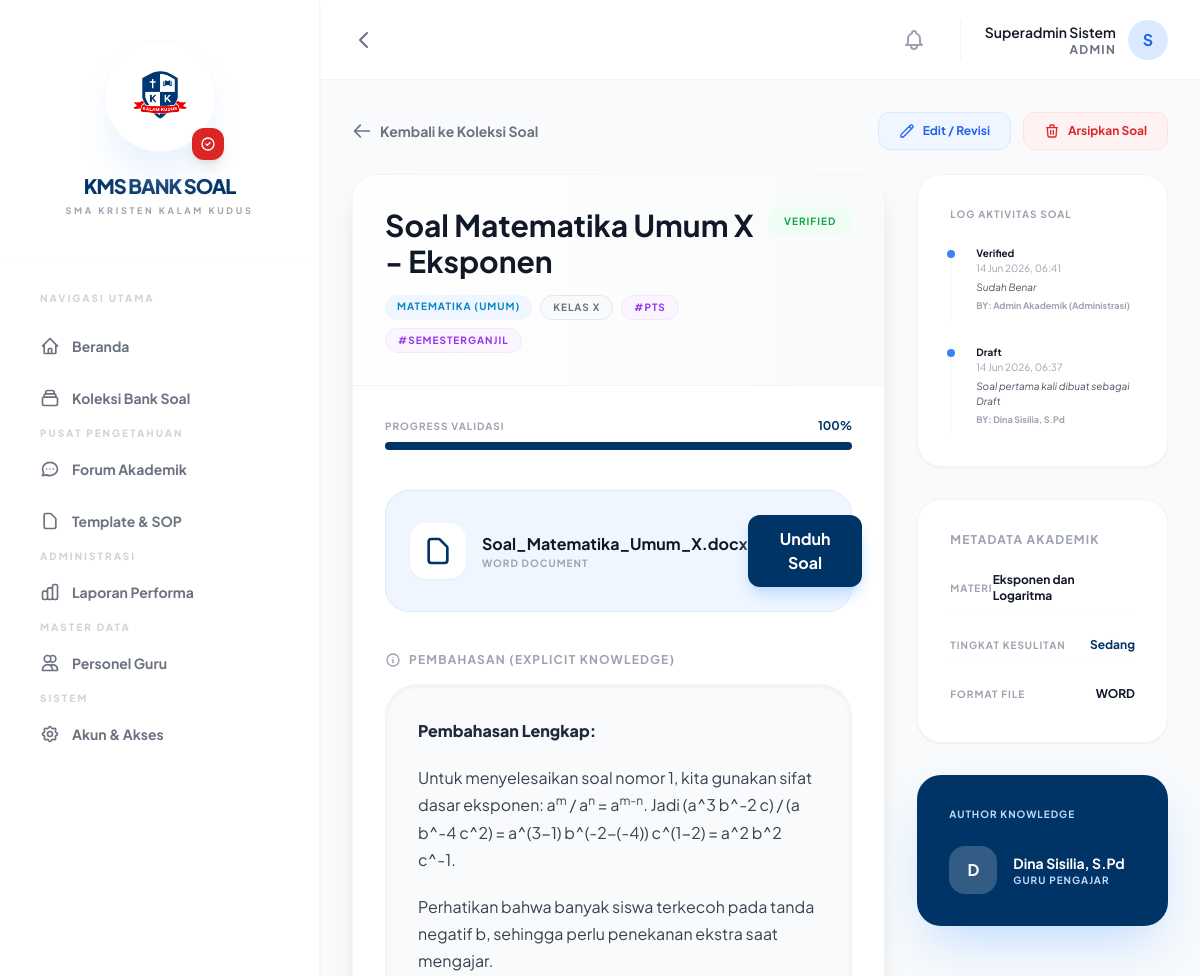
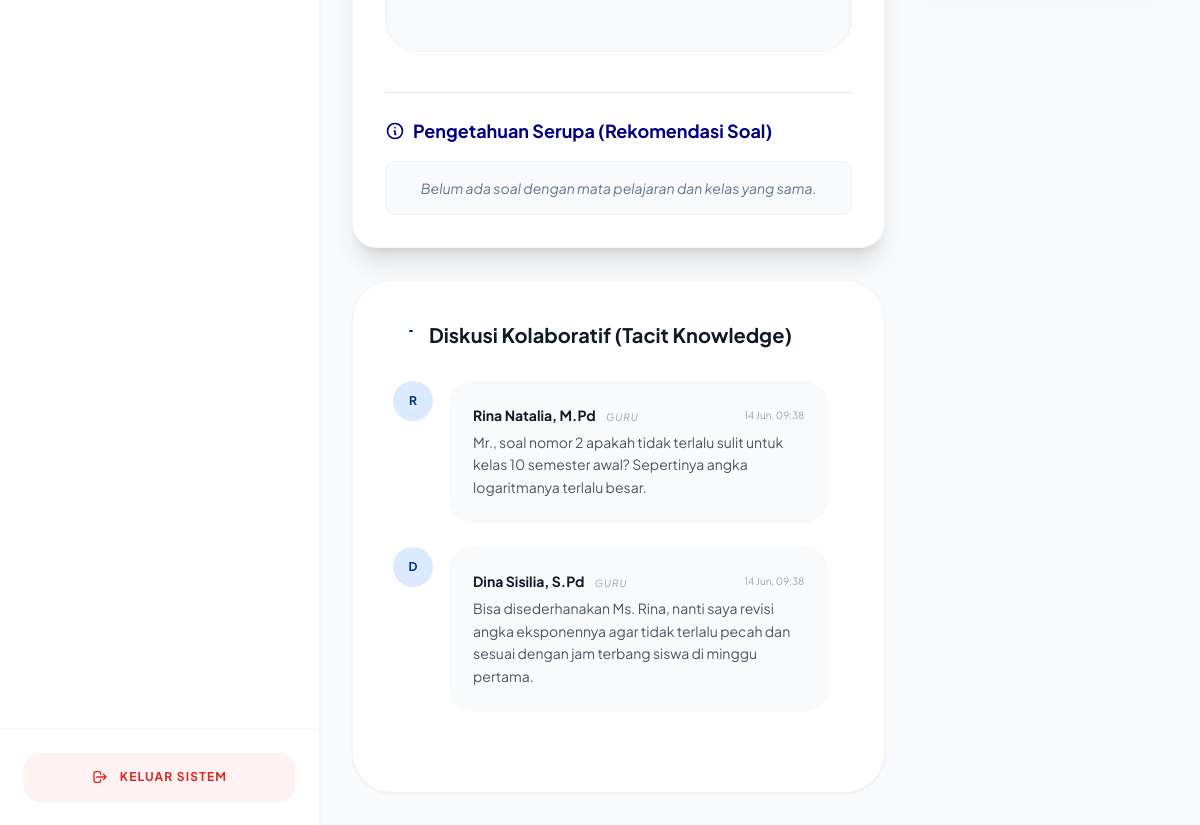
The page /view-soal.php?id=1 (signed in) on the database its author committed (2 pictures, top to bottom).
### tables this page shows
CREATE TABLE `questions` (
  `id` int(11) NOT NULL,
  `title` varchar(255) NOT NULL,
  `class_id` int(11) DEFAULT NULL,
  `category_id` int(11) DEFAULT NULL,
  `materi` varchar(255) NOT NULL,
  `content` longtext DEFAULT NULL,
  `file_path` varchar(255) DEFAULT NULL,
  `original_name` varchar(255) DEFAULT NULL,
  `file_type` varchar(50) DEFAULT NULL,
  `explanation` longtext NOT NULL,
  `difficulty` enum('Mudah','Sedang','Sulit') DEFAULT 'Sedang',
  `tingkat_kognitif` enum('C1 - Mengingat','C2 - Memahami','C3 - Mengaplikasikan','C4 - Menganalisis','C5 - Mengevaluasi','C6 - Mencipta') DEFAULT 'C2 - Memahami',
  `jenis_soal` enum('Pilihan Ganda','Essay','Isian Singkat','Praktikum','Lainnya') DEFAULT 'Pilihan Ganda',
  `tags` varchar(255) DEFAULT NULL,
  `status` enum('Draft','Review','Verified') DEFAULT 'Draft',
  `is_archived` tinyint(1) DEFAULT 0,
  `view_count` int(11) DEFAULT 0,
  `download_count` int(11) DEFAULT 0,
  `uploader_id` int(11) DEFAULT NULL,
  `created_at` timestamp NOT NULL DEFAULT current_timestamp(),
  `updated_at` timestamp NOT NULL DEFAULT current_timestamp() ON UPDATE current_timestamp()
);

CREATE TABLE `categories` (
  `id` int(11) NOT NULL,
  `code` varchar(20) NOT NULL,
  `name` varchar(100) NOT NULL,
  `description` text DEFAULT NULL
);

CREATE TABLE `classes` (
  `id` int(11) NOT NULL,
  `name` varchar(20) NOT NULL
);

CREATE TABLE `discussions` (
  `id` int(11) NOT NULL,
  `question_id` int(11) DEFAULT NULL,
  `actor_id` int(11) DEFAULT NULL,
  `comment` text NOT NULL,
  `created_at` timestamp NOT NULL DEFAULT current_timestamp(),
  `is_edited` tinyint(1) DEFAULT 0
);

CREATE TABLE `question_status_logs` (
  `id` int(11) NOT NULL,
  `question_id` int(11) DEFAULT NULL,
  `actor_id` int(11) DEFAULT NULL,
  `old_status` varchar(50) DEFAULT NULL,
  `new_status` varchar(50) DEFAULT NULL,
  `notes` text DEFAULT NULL,
  `created_at` timestamp NOT NULL DEFAULT current_timestamp()
);

### view-soal.php (the view, shortened to what the rows shown need)
<?php
require_once 'includes/header.php';
$id = $_GET['id'] ?? null;
$stmt = $pdo->prepare("SELECT q.*, c.name as category_name, cl.name as class_name,
                       COALESCE(
                           (SELECT full_name FROM staff WHERE identity_id = q.uploader_id),
                           (SELECT full_name FROM teachers WHERE identity_id = q.uploader_id)
                       ) as uploader_name
                       FROM questions q
                       LEFT JOIN categories c ON q.category_id = c.id
                       LEFT JOIN classes cl ON q.class_id = cl.id
                       WHERE q.id = ?");
$stmt->execute([$id]);
$q = $stmt->fetch();
$stmt = $pdo->prepare("SELECT l.*,
                       COALESCE(
                           (SELECT full_name FROM staff WHERE identity_id = l.actor_id),
                           (SELECT full_name FROM teachers WHERE identity_id = l.actor_id)
                       ) as full_name,
                       COALESCE(
                           (SELECT r.role_name FROM staff s JOIN roles r ON s.role_id = r.id WHERE s.identity_id = l.actor_id),
                           'Guru'
                       ) as role_name
                       FROM question_status_logs l
                       WHERE l.question_id = ?
                       ORDER BY l.created_at DESC");
$stmt->execute([$id]);
$statusLogs = $stmt->fetchAll();
$stmt = $pdo->prepare("SELECT di.*,
                       COALESCE(
                           (SELECT full_name FROM staff WHERE identity_id = di.actor_id),
                           (SELECT full_name FROM teachers WHERE identity_id = di.actor_id)
                       ) as full_name,
                       COALESCE(
                           (SELECT r.role_name FROM staff s JOIN roles r ON s.role_id = r.id WHERE s.identity_id = di.actor_id),
                           'Guru'
                       ) as role_name
                       FROM discussions di
                       WHERE di.question_id = ?
                       ORDER BY di.created_at ASC");
$stmt->execute([$id]);
$stmt->execute([$id]);
$discussions = $stmt->fetchAll();
$progress = 33;
if ($q['status'] == STATUS_VERIFIED) $progress = 100;
?>
<div class="grid grid-cols-1 lg:grid-cols-3 gap-8">
    <div class="lg:col-span-2 space-y-8">
        <div class="bg-white rounded-3xl border border-gray-100 shadow-xl overflow-hidden">
            <div class="p-8 border-b border-gray-100 flex flex-col md:flex-row md:justify-between items-start bg-gradient-to-r from-white to-gray-50">
                <div class="mb-4 md:mb-0">
                    <h2 class="text-2xl md:text-3xl font-bold text-gray-900 leading-tight break-words"><?php echo $q['title']; ?></h2>
                    <div class="flex flex-wrap gap-2 mt-4">
                        <span class="px-3 py-1 bg-blue-50 text-sky-600 text-[10px] font-bold rounded-full uppercase tracking-widest"><?php echo $q['category_name']; ?></span>
                        <span class="px-3 py-1 bg-gray-50 text-gray-500 border border-gray-200 text-[10px] font-bold rounded-full uppercase tracking-widest">KELAS <?php echo $q['class_name']; ?></span>
                        <?php if (!empty($q['tags'])): ?>
                            <?php $tags = explode(',', $q['tags']); foreach ($tags as $tag): ?>
                            <span class="px-3 py-1 bg-purple-50 text-purple-600 text-[10px] font-bold rounded-full uppercase tracking-widest border border-purple-100">#<?php echo trim($tag); ?></span>
                            <?php endforeach; ?>
                        <?php endif; ?>
                    </div>
                </div>
                <div class="md:text-right shrink-0">
                    <span class="px-4 py-2 rounded-xl text-[10px] font-bold uppercase tracking-widest <?php
                        echo $q['status'] == STATUS_VERIFIED ? 'bg-green-50 text-green-600' : ($q['status'] == STATUS_REVIEW ? 'bg-yellow-50 text-yellow-600' : 'bg-gray-100 text-gray-400');
                    ?>">
                        <?php echo $q['status']; ?>
                    </span>
                </div>
            </div>
            <div class="p-8">
                <div class="mb-10">
                    <div class="flex justify-between items-center mb-2">
                        <span class="text-[10px] font-bold text-gray-400 uppercase tracking-widest">Progress Validasi</span>
                        <span class="text-xs font-bold text-primary"><?php echo $progress; ?>%</span>
                    </div>
                </div>
                <?php if ($q['file_path']): ?>
                <div class="flex flex-col sm:flex-row sm:items-center sm:justify-between p-6 bg-blue-50 border border-blue-100 rounded-3xl mb-10 group hover:border-blue-300 transition-colors space-y-4 sm:space-y-0">
                    <div class="flex items-center space-x-4">
                        <div class="p-3 bg-white rounded-2xl text-primary shadow-sm group-hover:scale-110 transition-transform shrink-0">
                            <svg class="w-8 h-8" fill="none" stroke="currentColor" viewBox="0 0 24 24"><path stroke-linecap="round" stroke-linejoin="round" stroke-width="2" d="M7 21h10a2 2 0 002-2V9.414a1 1 0 00-.293-.707l-5.414-5.414A1 1 0 0012.586 3H7a2 2 0 00-2 2v14a2 2 0 002 2z"></path></svg>
                        </div>
                        <div class="break-words max-w-[200px] sm:max-w-xs md:max-w-md">
                            <p class="font-bold text-gray-900 truncate"><?php echo $q['original_name']; ?></p>
                            <p class="text-[10px] text-gray-400 font-bold uppercase tracking-widest"><?php echo $q['file_type']; ?> Document</p>
                        </div>
                    </div>
                    <a href="download.php?id=<?php echo $id; ?>" class="bg-primary text-white text-center px-8 py-3 rounded-xl font-bold hover:bg-black transition shadow-lg shadow-blue-200">Unduh Soal</a>
                </div>
                <?php endif; ?>
                <div class="space-y-4">
                    <div class="bg-gray-50 p-8 rounded-[32px] border border-gray-100 text-gray-700 leading-relaxed editor-content shadow-inner">
                        <?php echo (strpos($q['explanation'], '<') !== false) ? $q['explanation'] : nl2br(htmlspecialchars($q['explanation'])); ?>
                    </div>
                </div>
            </div>
        </div>
        <div class="bg-white rounded-[40px] border border-gray-100 shadow-sm p-10">
            <div class="space-y-6 mb-10 max-h-[500px] overflow-y-auto pr-4 scrollbar-thin scrollbar-thumb-gray-100">
                <?php foreach ($discussions as $msg): ?>
                <div class="flex space-x-4">
                    <div class="w-10 h-10 rounded-full bg-blue-100 text-primary flex items-center justify-center font-bold text-xs shrink-0"><?php echo strtoupper(substr($msg['full_name'], 0, 1)); ?></div>
                    <div class="flex-1 bg-gray-50 rounded-3xl p-6 relative min-w-0">
                        <div class="flex flex-col sm:flex-row sm:justify-between sm:items-center mb-1 space-y-1 sm:space-y-0">
                            <span class="text-sm font-bold text-gray-900 truncate"><?php echo $msg['full_name']; ?> <span class="text-[10px] text-gray-400 font-normal ml-2 tracking-widest uppercase italic"><?php echo $msg['role_name']; ?></span></span>
                            <span class="text-[10px] text-gray-400 shrink-0">
                                <?php echo date('d M, H:i', strtotime($msg['created_at'])); ?>
                            </span>
                        </div>
                        <div id="comment-view-<?php echo $msg['id']; ?>">
                            <p class="text-sm text-gray-600 leading-relaxed" id="comment-text-<?php echo $msg['id']; ?>"><?php echo nl2br(htmlspecialchars($msg['comment'])); ?></p>
                        </div>
                    </div>
                </div>
                <?php endforeach; ?>
            </div>
        </div>
    </div>
    <div class="space-y-8">
        <div class="bg-white rounded-3xl border border-gray-100 p-8 shadow-sm">
            <div class="space-y-6">
                <?php foreach ($statusLogs as $log): ?>
                <div class="relative pl-6 border-l-2 border-gray-50 pb-2">
                    <div class="absolute -left-[5px] top-1 w-2 h-2 rounded-full bg-blue-500"></div>
                    <p class="text-[10px] font-bold text-gray-900"><?php echo $log['new_status']; ?></p>
                    <p class="text-[10px] text-gray-400"><?php echo date('d M Y, H:i', strtotime($log['created_at'])); ?></p>
                    <p class="text-[10px] text-gray-600 mt-1 italic"><?php echo $log['notes']; ?></p>
                    <p class="text-[9px] text-gray-400 mt-1 font-bold">BY: <?php echo $log['full_name']; ?></p>
                </div>
                <?php endforeach; ?>
            </div>
        </div>
        <div class="bg-white rounded-3xl border border-gray-100 p-8 shadow-sm">
            <div class="space-y-4">
                <div class="flex justify-between items-center py-2 border-b border-gray-50">
                    <span class="text-[10px] text-gray-400 uppercase font-bold tracking-widest">Materi</span>
                    <span class="text-xs font-bold text-gray-900"><?php echo $q['materi']; ?></span>
                </div>
                <div class="flex justify-between items-center py-2 border-b border-gray-50">
                    <span class="text-[10px] text-gray-400 uppercase font-bold tracking-widest">Tingkat Kesulitan</span>
                    <span class="text-xs font-bold text-primary"><?php echo $q['difficulty']; ?></span>
                </div>
                <div class="flex justify-between items-center py-2">
                    <span class="text-[10px] text-gray-400 uppercase font-bold tracking-widest">Format File</span>
                    <span class="text-xs font-bold text-gray-900 uppercase"><?php echo $q['file_type']; ?></span>
                </div>
            </div>
        </div>
    </div>
</div>
<?php require_once 'includes/footer.php'; ?>

### rows shown on the page
questions: title "Soal Matematika Umum X - Eksponen", category.name "MATEMATIKA (UMUM)", class.name "X", tags "PTS", tags "SEMESTERGANJIL", status "VERIFIED", status "100", original_name "Soal_Matematika_Umum_X.docx", file_type "WORD", explanation "Pembahasan Lengkap: Untuk menyelesaikan soal nomor 1, kita gunakan sifat dasar eksponen: a m / a n = a m-n . Jadi (a^3 b^-2 c) / (a b^-4 c^2) = a^(3-1) b^(-2-(-4)) c^(1-2) = a^2 b^2 c^-1. Perhatikan bahwa banyak siswa terkecoh pada tanda negatif b, sehingga perlu penekanan ekstra saat mengajar.", materi "Eksponen dan Logaritma", difficulty "Sedang"
discussions: full_name "R", full_name "Rina Natalia, M.Pd", role_name "GURU", created_at "14 Jun, 09:38", comment "Mr., soal nomor 2 apakah tidak terlalu sulit untuk kelas 10 semester awal? Sepertinya angka logaritmanya terlalu besar."
discussions: full_name "D", full_name "Dina Sisilia, S.Pd", role_name "GURU", created_at "14 Jun, 09:38", comment "Bisa disederhanakan Ms. Rina, nanti saya revisi angka eksponennya agar tidak terlalu pecah dan sesuai dengan jam terbang siswa di minggu pertama."
question_status_logs: new_status "Verified", created_at "14 Jun 2026, 06:41", notes "Sudah Benar", full_name "Admin Akademik (Administrasi)"
question_status_logs: new_status "Draft", created_at "14 Jun 2026, 06:37", notes "Soal pertama kali dibuat sebagai Draft", full_name "Dina Sisilia, S.Pd"

### other values the page prints
$_SESSION['full_name'] "Superadmin Sistem"
$_SESSION['role_name'] "ADMIN"
substr($_SESSION['full_name'], 0, 1) "S"
substr($q['uploader_name'], 0, 1) "D"
$q['uploader_name'] "Dina Sisilia, S.Pd"
